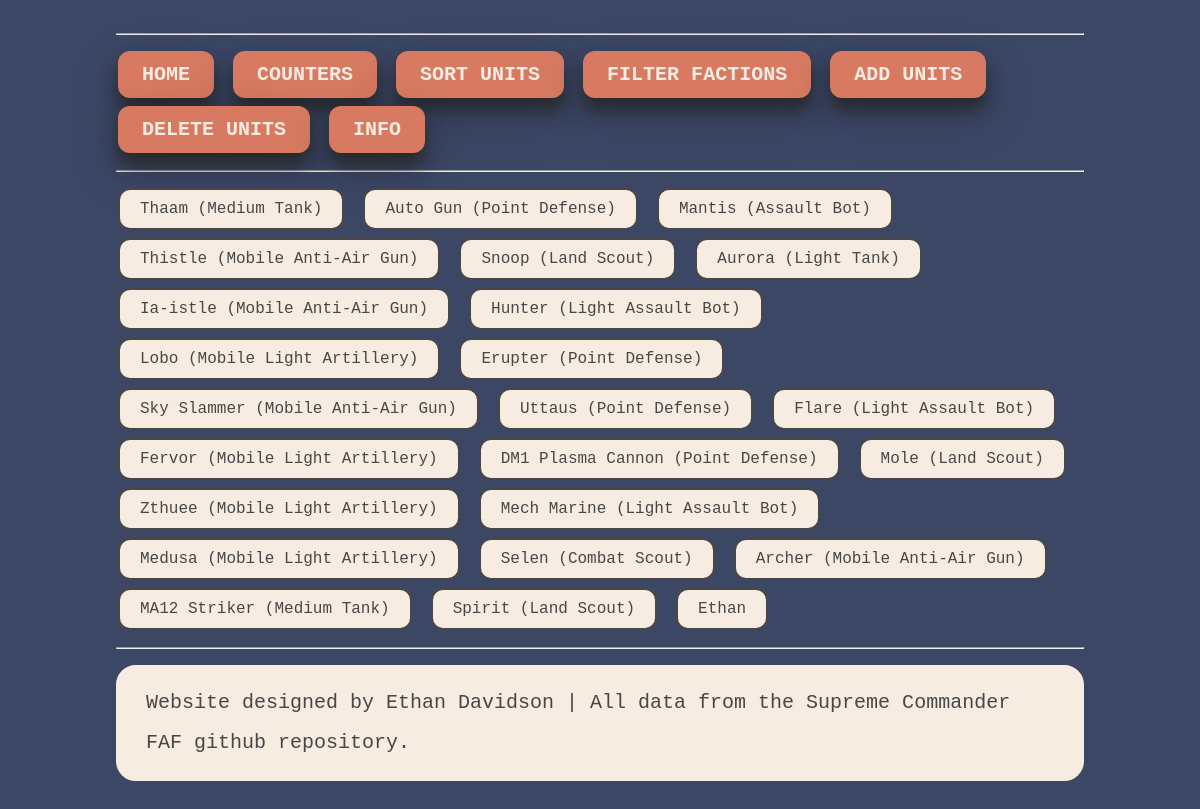
Page /counters on the committed database.
### tables this page shows
CREATE TABLE Units_T1_Land (ID INTEGER PRIMARY KEY AUTOINCREMENT, Name TEXT, Health INT, DPS INT, Mass_Cost INT, Energy_Cost INT, "Range" INT, Speed INT, Faction_ID INT REFERENCES Faction (ID));

### sc_web.py (the view)
@app.route("/counters")
def unit_counters():
    try:
        with sqlite3.connect(TARGET_DATABASE_FILE) as connection:
            cursor = connection.cursor()
            query = "SELECT Units_T1_Land.ID, Units_T1_Land.Name FROM Units_T1_Land;"
            cursor.execute(query)
            results = cursor.fetchall()
            return render_template("counters.html", data=results)
    except ValueError:
        return render_template("404.html")

### templates/counters.html
{% extends "layout.html" %}
{% block content %}
    {% for unit in data %}
    	 <a href = "counters/{{unit[0]}}"> <button class="button_smaller button2" >  {{unit[1]}}  </button> </a>
    {% endfor %}
{% endblock %}

### static/style.css (style rules this page uses)
html, body { font-family: "Lucida Console", monospace; margin: 0rem 3rem; }
:root { --col_1: #D77A61; --col_2: #474747; --col_3: #F7ECE1; --col_4: #3c4766; --col_5: #D77A61; }
body { color: var(--col_3); font-size: 25px; line-height: 40px; text-align: left; background-color: var(--col_4); padding: 20px; }
a { color: inherit; text-decoration: inherit; }
.button_smaller { font-family: Lucida Console, monospace; border: none; border-radius: 12px; color: var(--col_2); padding: 10px 20px; text-align: center; text-decoration: none; display: inline-block; font-size: 16px; margin: 4px 2px; transition-duration: 0.4s; cursor: pointer; }
.button2 { background-color: var(--col_3); color: var(--col_2); border: 2px solid var(--col_2); }

### rows in the picture
Units_T1_Land: Name "Thaam (Medium Tank)"
Units_T1_Land: Name "Auto Gun (Point Defense)"
Units_T1_Land: Name "Mantis (Assault Bot)"
Units_T1_Land: Name "Thistle (Mobile Anti-Air Gun)"
Units_T1_Land: Name "Snoop (Land Scout)"
Units_T1_Land: Name "Aurora (Light Tank)"
Units_T1_Land: Name "Ia-istle (Mobile Anti-Air Gun)"
Units_T1_Land: Name "Hunter (Light Assault Bot)"
Units_T1_Land: Name "Lobo (Mobile Light Artillery)"
Units_T1_Land: Name "Erupter (Point Defense)"
Units_T1_Land: Name "Sky Slammer (Mobile Anti-Air Gun)"
Units_T1_Land: Name "Uttaus (Point Defense)"
Units_T1_Land: Name "Flare (Light Assault Bot)"
Units_T1_Land: Name "Fervor (Mobile Light Artillery)"
Units_T1_Land: Name "DM1 Plasma Cannon (Point Defense)"
Units_T1_Land: Name "Mole (Land Scout)"
Units_T1_Land: Name "Zthuee (Mobile Light Artillery)"
Units_T1_Land: Name "Mech Marine (Light Assault Bot)"
Units_T1_Land: Name "Medusa (Mobile Light Artillery)"
Units_T1_Land: Name "Selen (Combat Scout)"
Units_T1_Land: Name "Archer (Mobile Anti-Air Gun)"
Units_T1_Land: Name "MA12 Striker (Medium Tank)"
Units_T1_Land: Name "Spirit (Land Scout)"
Units_T1_Land: Name "Ethan"
